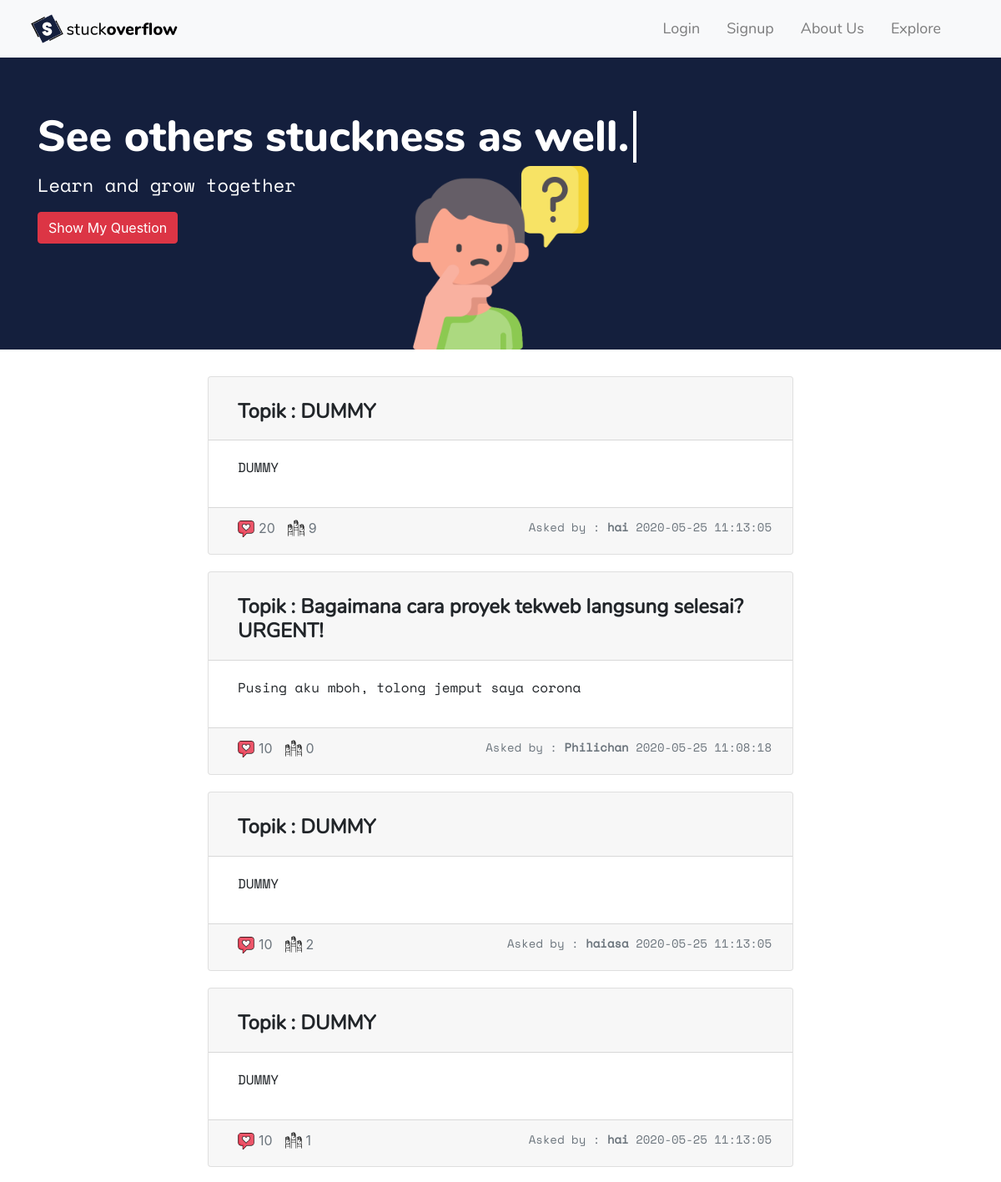
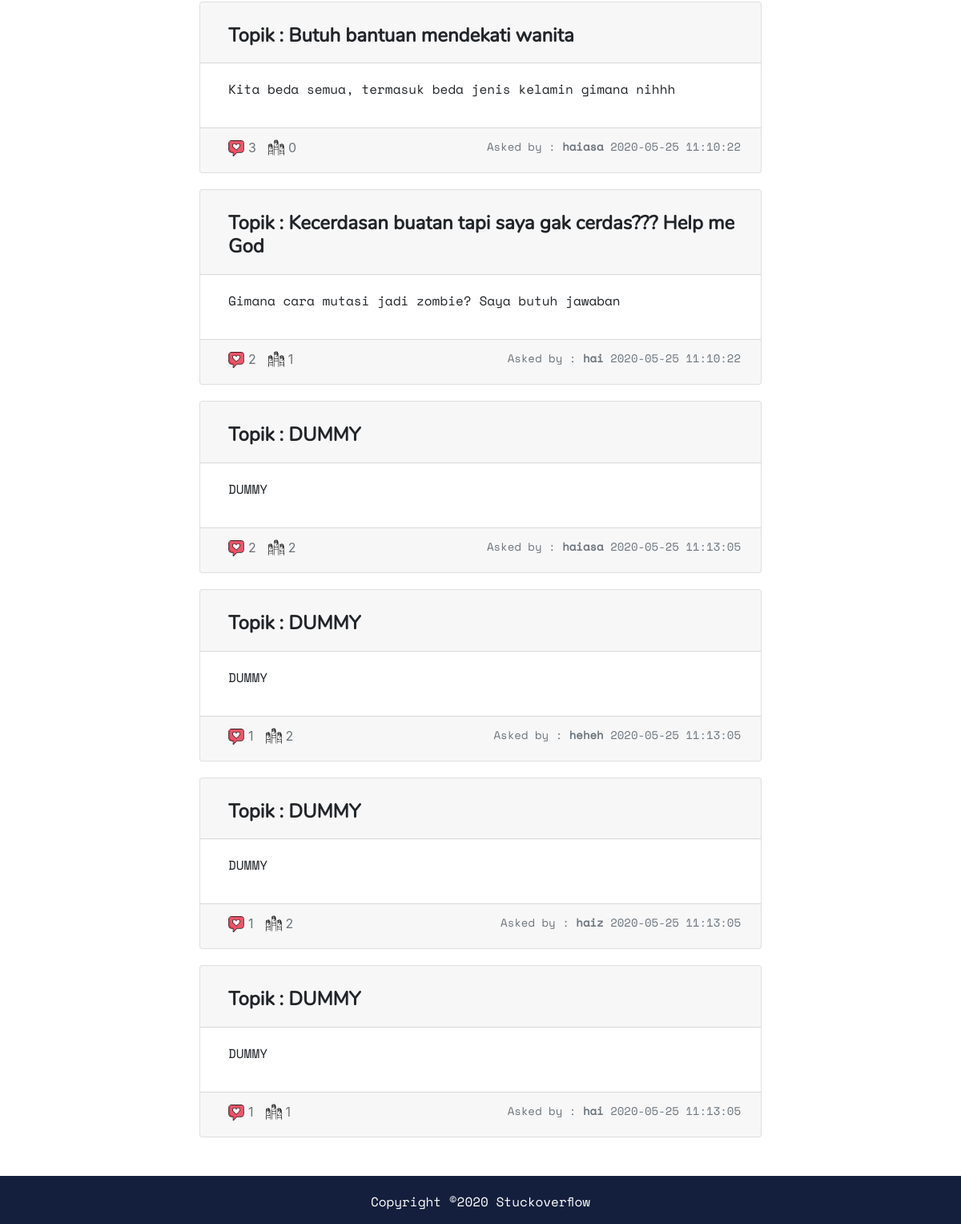
Page /home.php on the earlier database version (2 pictures, top to bottom).
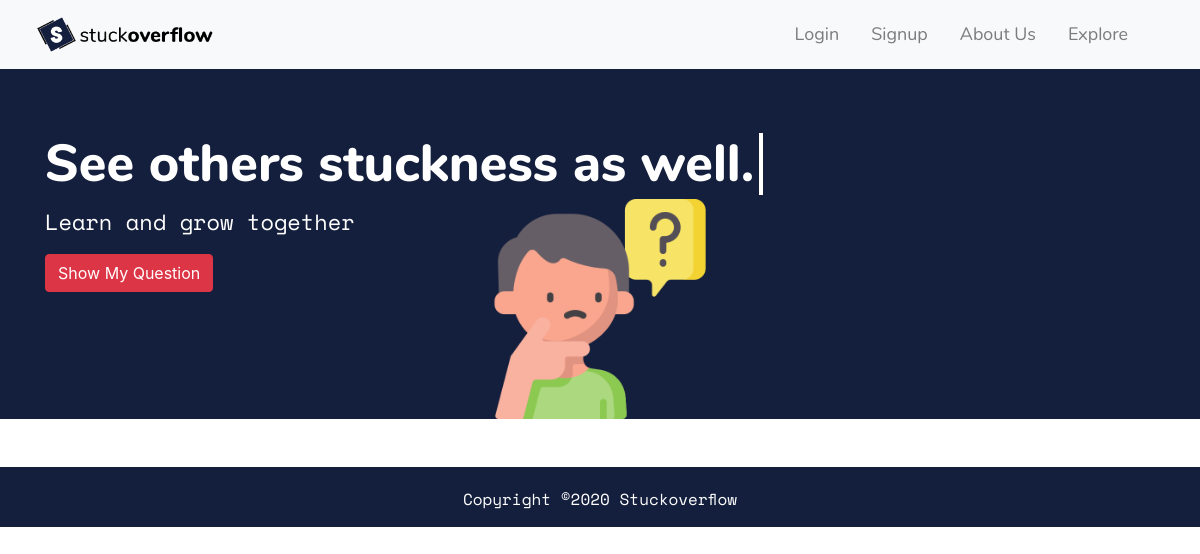
Same page on the later database version.
### tables this page shows
CREATE TABLE `questions` (
  `id` int(11) NOT NULL,
  `topik` text NOT NULL,
  `isi` text NOT NULL,
  `view` int(11) NOT NULL,
  `likes` int(11) NOT NULL,
  `waktu` timestamp NOT NULL DEFAULT current_timestamp() ON UPDATE current_timestamp(),
  `answerscount` int(11) NOT NULL,
  `id_users` int(11) NOT NULL
);

CREATE TABLE `users` (
  `id` int(11) NOT NULL,
  `email` varchar(255) NOT NULL,
  `password` varchar(255) NOT NULL,
  `displayname` varchar(255) NOT NULL
);

### home.php (the view, shortened to what this page needs)
<!DOCTYPE html>
<html lang="en">
<head>
  <link rel="stylesheet" href="https://stackpath.bootstrapcdn.com/bootstrap/4.4.1/css/bootstrap.min.css">
  <link rel="stylesheet" type="text/css" href="css/style.css">
</head>
<body>
  <?php
  include "navbar.php";
  ?>
  <div class=" jumbotron jumbotron-fluid" id="banner" style="background-color: #141f3d; background-image:url(img/home.png);">
    <div class="container">
      <h1 class="text3">See others stuckness as well.</h1>
      <p class="text2" style="text-align: left;">Learn and grow together</p>
      <button class="btn btn-danger" id="showQuestion">Show My Question</button>
    </div>
  </div>
  <div class="container-fluid" id="questions" style="margin-bottom: 20px;">
    <?php
    require_once("connect.php");
    $q = mysqli_query($con, "SELECT * FROM questions ORDER BY likes DESC LIMIT 10");
    if (!empty($q)) {
      while ($row = mysqli_fetch_assoc($q)) {
        echo "<div class='card text-center' style='width:60%; margin: 0 auto; margin-top: 20px;'>";
        echo "<div class='card-header'><h5 id='judultopik' style='cursor:pointer;font-family: NunitoLight; text-align:left;
        margin-top:15px; margin-left:15px;' onclick='seeQuestion(\"" . $row['id'] . "\")'><b>" . "Topik : " . $row['topik'] . "</b></h5></div>";
        echo "<div class='card-body'>";
        $words = explode(" ", $row['isi']);
        echo "<p id='isitopik'>";
        for ($i = 0; $i < 10; $i++) {
          echo $words[$i] . " ";
        }
        echo "</p></div>";
        $q2 = mysqli_query($con, "SELECT displayname FROM users WHERE id = '" . $row['id_users'] . "'");
        $row2 = mysqli_fetch_assoc($q2);
        echo "<div class='card-footer text-muted'>";
        echo "<img id='like' src='img/like.png'>";
        echo "<span id='totallike'>" . $row['likes'] . "</span>";
        echo "<img id='answer' src='img/answers.png'>";
        echo "<span id='totalanswer'>" . $row['answerscount'] . "</span>";
        echo "<p id='akhirtopik'>
        Asked by : <b>" . $row2['displayname'] . "</b>&nbsp" . $row['waktu'] . "</div></div>";
      }
    }
    ?>
  </div>
  <?php include "footer.php"; ?>
</body>
</html>

### navbar.php (shortened to what this page needs)
<nav class="navbar navbar-expand-lg navbar-light bg-light">
  <div class="collapse navbar-collapse" id="navbarSupportedContent" style="padding-left: 20px;">
    <a class="navbar-brand" href="home.php">
      <img src="img/logo.png" width="30%" height="30%">
    </a>
    <ul class="navbar-nav ml-auto mr-5">
      <?php
       if (isset($_SESSION["login"])) {
         echo "<li class='nav-item mr-3'>
           <a class='nav-link'>Logged In As " . $_SESSION["dispname"] . "</a>
           </li>";
         echo "<li class='nav-item mr-3'><a class='nav-link'
           style='cursor: pointer;' href='logout.php'>Logout </a></li>";
         echo "<li class='nav-item mr-3'><a class='nav-link'
           style='cursor: pointer;' href='ask_page.php'>Ask A Question</a></li>";
       } else {
         echo "<li class='nav-item mr-3'>
           <a class='nav-link' onclick='loginPopup()' style='cursor: pointer;'>Login</a>
           </li>";
         echo "<li class='nav-item mr-3'>
           <a class='nav-link' onclick='signupPopup()' style='cursor: pointer;'>Signup</a>
           </li>";
       }
       ?>
      <li class="nav-item mr-3">
        <a class="nav-link" style="cursor: pointer;" href="aboutus.html">About Us </a>
      </li>
      <li class="nav-item">
        <a class="nav-link" style="cursor: pointer;" href="explore.php">Explore</a>
      </li>
    </ul>
  </div>
</nav>

### footer.php
<div id="footer" class="mt-5 navbar-fixed-bottom" class="row">
  <p style="color: white; font-family: fontCode; text-align: center; padding-top: 20px; ">Copyright ©2020
    Stuckoverflow</p>
</div>

### css/style.css (style rules this page uses)
html, body { margin: 0; padding: 0; min-height: 100vh; height: 100%; }
nav>div { font-family: NunitoLight; font-size: 18px; }
.text2 { text-align: center; font-family: fontCode; font-size: 20px; color: white; }
.text3 { color: white; font-size: 60px; margin-bottom: 10px; overflow: hidden; white-space: nowrap; animation: type 3s steps(23); border-right: 4px solid white; width: 23ch; font-family: NunitoBold; font-size: 34px; }
#footer { height: 60px; background: #141f3d; }
#banner { height: 200px; background-repeat: no-repeat; background-position: right bottom; background-size: 120px 120px; }
@media (min-width: 992px) { .text2 { font-size: 22px; } }
@media (min-width: 992px) { .text3 { font-size: 52px; } }
@media (min-width: 992px) { #banner { height: 350px; background-position: bottom; background-size: 220px 220px; } }
#judultopik { font-size: 20px; }
#isitopik { font-size: 14px; font-family: fontCode; text-align: left; margin-left: 15px; }
#akhirtopik { text-align: right; font-family: fontCode; font-size: 10px; margin-right: 5px; margin-bottom: 10px; }
#like { width: 15px; height: 15px; float: left; margin-top: 3px; margin-left: 15px; }
#totallike { float: left; font-size: 12px; padding-left: 2px; }
#answer { width: 15px; height: 15px; float: left; margin-top: 2px; margin-left: 15px; }
#totalanswer { float: left; font-size: 12px; padding-left: 2px; }
@media (min-width: 992px) { #judultopik { font-size: 24px; } }
@media (min-width: 992px) { #isitopik { font-size: 16px; } }
@media (min-width: 992px) { #akhirtopik { font-size: 14px; } }
@media (min-width: 992px) { #like { width: 20px; height: 20px; } }
@media (min-width: 992px) { #totallike { font-size: 16px; padding-left: 5px; } }
@media (min-width: 992px) { #answer { width: 20px; height: 20px; } }
@media (min-width: 992px) { #totalanswer { font-size: 16px; padding-left: 5px; } }

Differences in the rows shown:
removed questions: topik "DUMMY", isi "DUMMY", likes "20", answerscount "9", id_users.displayname "hai", waktu "2020-05-25 11:13:05"
removed questions: topik "Bagaimana cara proyek tekweb langsung selesai? URGENT!", isi "Pusing", isi "aku", isi "mboh,", isi "tolong", isi "jemput", isi "saya", isi "corona", likes "10", answerscount "0", id_users.displayname "Philichan", waktu "2020-05-25 11:08:18"
removed questions: topik "DUMMY", isi "DUMMY", likes "10", answerscount "2", id_users.displayname "haiasa", waktu "2020-05-25 11:13:05"
removed questions: topik "DUMMY", isi "DUMMY", likes "10", answerscount "1", id_users.displayname "hai", waktu "2020-05-25 11:13:05"
removed questions: topik "Butuh bantuan mendekati wanita", isi "Kita", isi "beda", isi "semua,", isi "termasuk", isi "jenis", isi "kelamin", isi "gimana", isi "nihhh", likes "3", answerscount "0", id_users.displayname "haiasa", waktu "2020-05-25 11:10:22"
removed questions: topik "Kecerdasan buatan tapi saya gak cerdas??? Help me God", isi "Gimana", isi "cara", isi "mutasi", isi "jadi", isi "zombie?", isi "Saya", isi "butuh", isi "jawaban", likes "2", answerscount "1", id_users.displayname "hai", waktu "2020-05-25 11:10:22"
removed questions: topik "DUMMY", isi "DUMMY", likes "2", answerscount "2", id_users.displayname "haiasa", waktu "2020-05-25 11:13:05"
removed questions: topik "DUMMY", isi "DUMMY", likes "1", answerscount "2", id_users.displayname "heheh", waktu "2020-05-25 11:13:05"
removed questions: topik "DUMMY", isi "DUMMY", likes "1", answerscount "2", id_users.displayname "haiz", waktu "2020-05-25 11:13:05"
removed questions: topik "DUMMY", isi "DUMMY", likes "1", answerscount "1", id_users.displayname "hai", waktu "2020-05-25 11:13:05"
